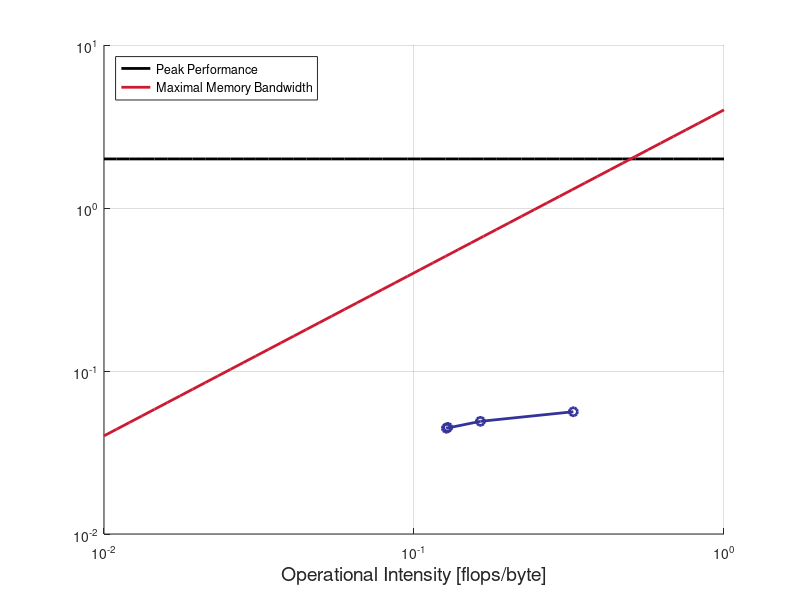

This chart was generated by the following MATLAB code: (Note: this script raises an error after producing the figure.)
%% All measurements are for B003 (Baseline)
roofline_points = [];

%% Performance Analysis 100k full
num_cycles = 377602017046; % CPU_CLK_UNHALTED.REF_TSC
num_messages = 537756;
% number of flops = FP_COMP_OPS_EXE.SSE_SCALAR_DOUBLE +
%                   FP_COMP_OPS_EXE.SSE_SCALAR_SINGLE + 
%                   FP_COMP_OPS_EXE.X87
num_flops = 14364021546 + 0 + 2664003996;
runtime = 114.685; % seconds
bandwidth_sec = 1.156; % GB/s

bandwidth_cycle = (runtime*bandwidth_sec*1000000000)/num_cycles;
flops_cycle = num_flops/num_cycles;
intensity = flops_cycle/bandwidth_cycle;
roofline_points = [roofline_points; intensity, flops_cycle];

%% Performance Analysis [dataset user 405] 734 movies, user 405
num_cycles = 234140351210; % CPU_CLK_UNHALTED.REF_TSC
num_messages = 330576;
% number of flops = FP_COMP_OPS_EXE.SSE_SCALAR_DOUBLE +
%                   FP_COMP_OPS_EXE.SSE_SCALAR_SINGLE + 
%                   FP_COMP_OPS_EXE.X87
num_flops = 8928013392 + 0 + 1500002250;
runtime = 71.113; % seconds
bandwidth_sec = 1.153; % GB/s

bandwidth_cycle = (runtime*bandwidth_sec*1000000000)/num_cycles;
flops_cycle = num_flops/num_cycles;
intensity = flops_cycle/bandwidth_cycle;
roofline_points = [roofline_points; intensity, flops_cycle];

%% Performance Analysis [dataset 512] 272 movies, user 1-10
num_cycles = 1553744330613; % CPU_CLK_UNHALTED.REF_TSC
num_messages = 2000409;
% number of flops = FP_COMP_OPS_EXE.SSE_SCALAR_DOUBLE +
%                   FP_COMP_OPS_EXE.SSE_SCALAR_SINGLE + 
%                   FP_COMP_OPS_EXE.X87
num_flops = 66078099117 + 0 + 10242015363;
runtime = 471.622; % seconds
bandwidth_sec = 0.988; % GB/s

bandwidth_cycle = (runtime*bandwidth_sec*1000000000)/num_cycles;
flops_cycle = num_flops/num_cycles;
intensity = flops_cycle/bandwidth_cycle;
roofline_points = [roofline_points; intensity, flops_cycle];

%% Performance Analysis 32 movies, user 1-10
num_cycles = 72650108975; % CPU_CLK_UNHALTED.REF_TSC
num_messages = 163805;
% number of flops = FP_COMP_OPS_EXE.SSE_SCALAR_DOUBLE +
%                   FP_COMP_OPS_EXE.SSE_SCALAR_SINGLE + 
%                   FP_COMP_OPS_EXE.X87
num_flops = 3708005562 + 0 + 378000567;
runtime = 22.065; % seconds
bandwidth_sec = 0.567; % GB/s

bandwidth_cycle = (runtime*bandwidth_sec*1000000000)/num_cycles;
flops_cycle = num_flops/num_cycles;
intensity = flops_cycle/bandwidth_cycle;
roofline_points = [roofline_points; intensity, flops_cycle];

%% Roofline Plot Baseline
figure;
hold on; grid on
fontsize = 14;
x = logspace(-2,0);

maxBytesCycle = 4;
% flops / cycle
peakPerf = 2;
oneOpCycle = 1;

% Scalar peak performance
ys = ones(length(x),1).*peakPerf;
perfBound = loglog(x,ys,'-k','LineWidth',2);

% memory bandwidth
yb = x.*maxBytesCycle;
memBound = loglog(x,yb,'-k','LineWidth',2);
set(memBound(1),'color',[0.8 0.1 0.2]);
% measurements
p=loglog(roofline_points(:,1), roofline_points(:,2), '-o', 'LineWidth',2);
set(p(1),'color',[0.2 0.2 0.6])


legend('Peak Performance','Maximal Memory Bandwidth','Location','northwest');
xlabel('Operational Intensity [flops/byte]', 'fontsize', fontsize)
y=ylabel({'Performance [flops/cycle]'}, 'fontsize', fontsize,'rot', 0);
set(y, 'position', [0.0225,10.2,0]);
set(gca,'XScale','log')
set(gca,'YScale','log')
% t=title('Roofline Plot Baseline','fontsize', fontsize+1);
% titlepos = get(t,'position') + [0, 3, 0];
% set(t, 'position', titlepos);
set(gca,'fontsize', fontsize);
print(gcf, '-r150', 'roofline_baseline.png', '-dpng');

%% Measurements for B040
% compiled with gcc 4.5.2, -O3, cygwin64
roofline_points = [];
%% Performance Analysis 100k full, single precision
num_cycles = 3356005034; % CPU_CLK_UNHALTED.REF_TSC
num_messages = 54912;
% number of flops = FP_COMP_OPS_EXE.SSE_SCALAR_DOUBLE +
%                   FP_COMP_OPS_EXE.SSE_SCALAR_SINGLE + 
%                   FP_COMP_OPS_EXE.X87
num_flops = 72000108 + 12000018 + 18000027;
runtime = 1.019; % seconds
bandwidth_sec = 1.229; % GB/s

bandwidth_cycle = (runtime*bandwidth_sec*1000000000)/num_cycles;
flops_cycle = num_flops/num_cycles;
intensity = flops_cycle/bandwidth_cycle;
roofline_points = [roofline_points; intensity, flops_cycle];
%% Performance Analysis 100k full, double precision
num_cycles = 31454047181; % CPU_CLK_UNHALTED.REF_TSC
num_messages = 448130;
% number of flops = FP_COMP_OPS_EXE.SSE_SCALAR_DOUBLE +
%                   FP_COMP_OPS_EXE.SSE_SCALAR_SINGLE + 
%                   FP_COMP_OPS_EXE.X87
num_flops = 816001224 + 0 + 384000576;
runtime = 9.553; % seconds
bandwidth_sec = 2.176; % GB/s

bandwidth_cycle = (runtime*bandwidth_sec*1000000000)/num_cycles;
flops_cycle = num_flops/num_cycles;
intensity = flops_cycle/bandwidth_cycle;
roofline_points = [roofline_points; intensity, flops_cycle];
%% Performance Analysis [dataset user 405] 734 movies, user 405, single precision
num_cycles = 2538003807; % CPU_CLK_UNHALTED.REF_TSC
num_messages = 54330;
% number of flops = FP_COMP_OPS_EXE.SSE_SCALAR_DOUBLE +
%                   FP_COMP_OPS_EXE.SSE_SCALAR_SINGLE + 
%                   FP_COMP_OPS_EXE.X87
num_flops = 78000117 + 6000009 + 18000027;
runtime = 0.771; % seconds
bandwidth_sec = 1.568; % GB/s

bandwidth_cycle = (runtime*bandwidth_sec*1000000000)/num_cycles;
flops_cycle = num_flops/num_cycles;
intensity = flops_cycle/bandwidth_cycle;
roofline_points = [roofline_points; intensity, flops_cycle];
%% Performance Analysis [dataset user 405] 734 movies, user 405, double precision
num_cycles = 16308024462; % CPU_CLK_UNHALTED.REF_TSC
num_messages = 275480;
% number of flops = FP_COMP_OPS_EXE.SSE_SCALAR_DOUBLE +
%                   FP_COMP_OPS_EXE.SSE_SCALAR_SINGLE + 
%                   FP_COMP_OPS_EXE.X87
num_flops = 438000657 + 0 + 222000333;
runtime = 4.953; % seconds
bandwidth_sec = 2.238; % GB/s

bandwidth_cycle = (runtime*bandwidth_sec*1000000000)/num_cycles;
flops_cycle = num_flops/num_cycles;
intensity = flops_cycle/bandwidth_cycle;
roofline_points = [roofline_points; intensity, flops_cycle];
%% Performance Analysis [dataset 512] 272 movies, user 1-10, single precision
num_cycles = 9630014445; % CPU_CLK_UNHALTED.REF_TSC
num_messages = 105670;
% number of flops = FP_COMP_OPS_EXE.SSE_SCALAR_DOUBLE +
%                   FP_COMP_OPS_EXE.SSE_SCALAR_SINGLE + 
%                   FP_COMP_OPS_EXE.X87
num_flops = 204000306 + 30000045 + 102000153;
runtime = 2.925; % seconds
bandwidth_sec = 1.699; % GB/s

bandwidth_cycle = (runtime*bandwidth_sec*1000000000)/num_cycles;
flops_cycle = num_flops/num_cycles;
intensity = flops_cycle/bandwidth_cycle;
roofline_points = [roofline_points; intensity, flops_cycle];
%% Performance Analysis [dataset 512] 272 movies, user 1-10, double precision
num_cycles = 93388140082; % CPU_CLK_UNHALTED.REF_TSC
num_messages = 2083777;
% number of flops = FP_COMP_OPS_EXE.SSE_SCALAR_DOUBLE +
%                   FP_COMP_OPS_EXE.SSE_SCALAR_SINGLE + 
%                   FP_COMP_OPS_EXE.X87
num_flops = 2814004221 + 0 + 1356002034;
runtime = 30.253; % seconds
bandwidth_sec = 2.237; % GB/s

bandwidth_cycle = (runtime*bandwidth_sec*1000000000)/num_cycles;
flops_cycle = num_flops/num_cycles;
intensity = flops_cycle/bandwidth_cycle;
roofline_points = [roofline_points; intensity, flops_cycle];
%% Roofline Plot Baseline & B040
% Peak division perf
ys = ones(length(x),1).*(1/22);
divBound = loglog(x,ys,'--k','LineWidth',2);
% title('Roofline Plot Build 40','fontsize', fontsize);
legend([perfBound, divBound, memBound],{'Peak Performance', 'Peak Division Performance', 'Maximal Memory Bandwidth'},'Location','northwest');
% measurements
p=loglog(roofline_points(:,1), roofline_points(:,2), '-o', 'LineWidth',2);
set(p(1),'color',[0.1 0.5 0.1]);
text(0.2, 0.025,{'Baseline'},'VerticalAlignment','middle','HorizontalAlignment','center', 'fontsize', fontsize);
text(0.075, 0.025,{'Build 40'},'VerticalAlignment','middle','HorizontalAlignment','center', 'fontsize', fontsize);
print(gcf, '-r150', 'roofline_mixed.png', '-dpng');
saveas(gcf, 'roofline_mixed', 'pdf')
